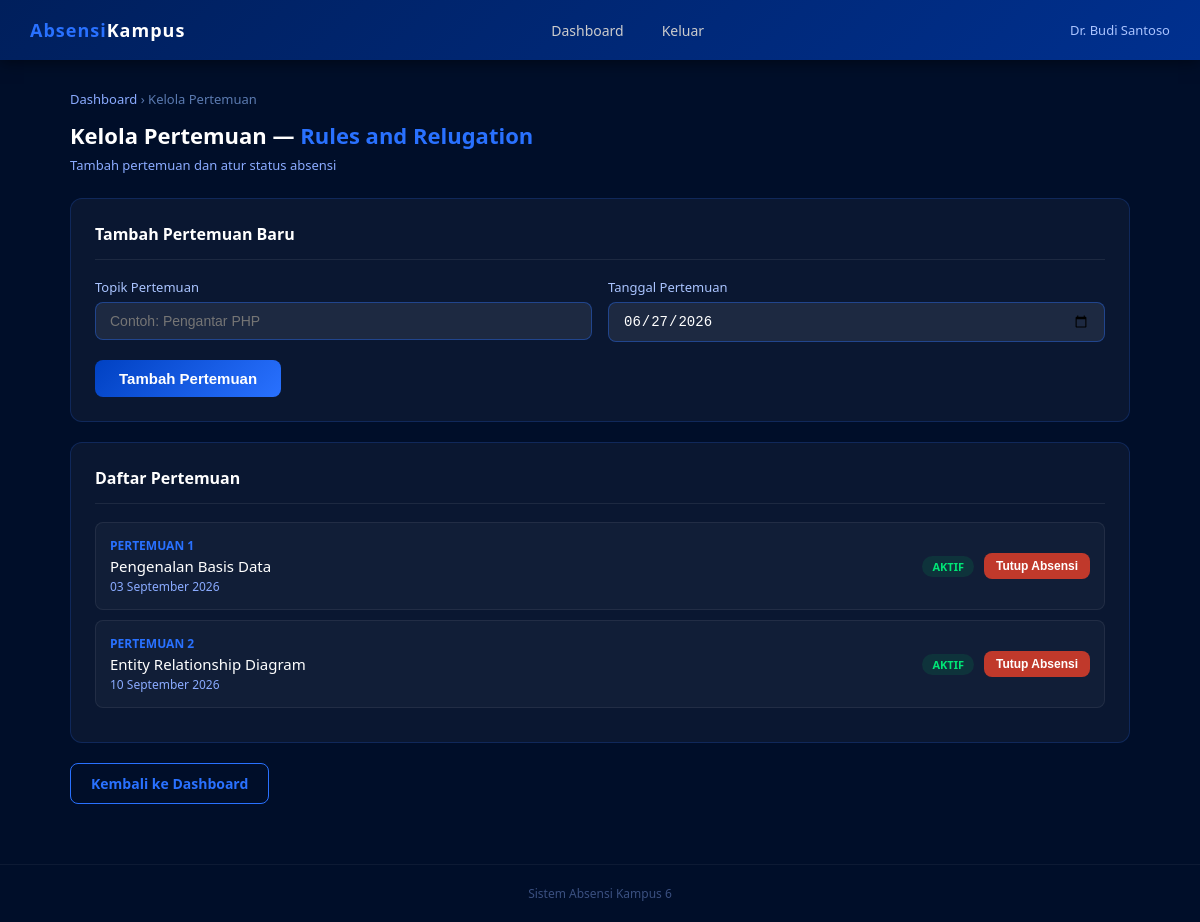
The page /tambah_pertemuan.php?mk_id=2 (signed in) on the database its author committed.
### tables this page shows
CREATE TABLE mata_kuliah (
    id INT AUTO_INCREMENT PRIMARY KEY,
    kode_mk VARCHAR(10) UNIQUE NOT NULL,
    nama_mk VARCHAR(100) NOT NULL,
    sks INT DEFAULT 2,
    dosen_id INT,
    semester VARCHAR(10),
    created_at TIMESTAMP DEFAULT CURRENT_TIMESTAMP,
    FOREIGN KEY (dosen_id) REFERENCES users(id)
);

CREATE TABLE pertemuan (
    id INT AUTO_INCREMENT PRIMARY KEY,
    mata_kuliah_id INT NOT NULL,
    pertemuan_ke INT NOT NULL,
    topik VARCHAR(200),
    tanggal DATE NOT NULL,
    status ENUM('aktif', 'selesai') DEFAULT 'aktif',
    FOREIGN KEY (mata_kuliah_id) REFERENCES mata_kuliah(id)
);

### tambah_pertemuan.php (the view, shortened to what this page needs)
<?php
require_once 'config.php';
$dosen_id = $_SESSION['user_id'];
$mk_id = intval($_GET['mk_id'] ?? 0);
$mk = mysqli_fetch_assoc(mysqli_query($conn,
    "SELECT * FROM mata_kuliah WHERE id = $mk_id AND dosen_id = $dosen_id"
));
$daftar = mysqli_query($conn, "SELECT * FROM pertemuan WHERE mata_kuliah_id = $mk_id ORDER BY pertemuan_ke");
?>
<!DOCTYPE html>
<html lang="id">
<head>
    <link rel="stylesheet" href="style.css">
</head>
<body>
<nav class="navbar">
    <div class="logo"><span>Absensi</span>Kampus</div>
    <div class="nav-links">
        <a href="dashboard_dosen.php">Dashboard</a>
        <a href="logout.php">Keluar</a>
    </div>
    <div class="user-info"><?= htmlspecialchars($_SESSION['nama']) ?></div>
</nav>
<div class="container">
    <div style="font-size:13px; color:#5a7ab0; margin-bottom:12px;">
        <a href="dashboard_dosen.php" style="color:#8aabff;">Dashboard</a> &rsaquo; Kelola Pertemuan
    </div>
    <div class="page-title">Kelola Pertemuan — <span><?= htmlspecialchars($mk['nama_mk']) ?></span></div>
    <div class="page-subtitle">Tambah pertemuan dan atur status absensi</div>
    <div class="card">
        <div class="card-header">
            <div class="card-title">Tambah Pertemuan Baru</div>
        </div>
        <form method="POST">
            <div style="display:grid; grid-template-columns: 1fr 1fr; gap:16px;">
                <div class="form-group">
                    <label>Topik Pertemuan</label>
                    <input type="text" name="topik" placeholder="Contoh: Pengantar PHP" required>
                </div>
                <div class="form-group">
                    <label>Tanggal Pertemuan</label>
                    <input type="date" name="tanggal" value="<?= date('Y-m-d') ?>" required>
                </div>
            </div>
            <button type="submit" class="btn btn-primary" style="width:auto; padding:10px 24px;">
                Tambah Pertemuan
            </button>
        </form>
    </div>
    <div class="card">
        <div class="card-header">
            <div class="card-title">Daftar Pertemuan</div>
        </div>
        <?php if (mysqli_num_rows($daftar) == 0): ?>
            <div class="alert alert-info">Belum ada pertemuan. Tambahkan pertemuan pertama di atas.</div>
        <?php else: ?>
            <?php while ($p = mysqli_fetch_assoc($daftar)): ?>
            <div class="pertemuan-item">
                <div class="pertemuan-info">
                    <div class="nomor">PERTEMUAN <?= $p['pertemuan_ke'] ?></div>
                    <div class="topik"><?= htmlspecialchars($p['topik'] ?? 'Tidak ada topik') ?></div>
                    <div class="tanggal"><?= date('d F Y', strtotime($p['tanggal'])) ?></div>
                </div>
                <div style="display:flex; align-items:center; gap:10px;">
                    <span class="badge badge-<?= $p['status'] ?>"><?= strtoupper($p['status']) ?></span>
                    <form method="POST">
                        <?php if ($p['status'] == 'aktif'): ?>
                            <button type="submit" class="btn btn-danger btn-sm">Tutup Absensi</button>
                        <?php else: ?>
                            <input type="hidden" name="status_baru" value="aktif">
                            <button type="submit" class="btn btn-success btn-sm">Buka Absensi</button>
                        <?php endif; ?>
                    </form>
                </div>
            </div>
            <?php endwhile; ?>
        <?php endif; ?>
    </div>
    <a href="dashboard_dosen.php" class="btn btn-outline">Kembali ke Dashboard</a>
</div>
<div class="footer">Sistem Absensi Kampus 6</div>
</body>
</html>

### style.css (style rules this page uses)
* { margin: 0; padding: 0; box-sizing: border-box; }
body { font-family: "Segoe UI", Arial, sans-serif; background-color: #000e29; color: #fff; min-height: 100vh; }
a { text-decoration: none; color: inherit; }
.navbar { background: linear-gradient(135deg, #001f5c, #00308f); padding: 0 30px; display: flex; justify-content: space-between; align-items: center; height: 60px; box-shadow: 0 2px 15px rgba(0, 0, 0, 0.5); position: sticky; top: 0; z-index: 100; }
.navbar .logo { font-size: 18px; font-weight: 700; color: #fff; letter-spacing: 1px; }
.navbar .logo span { color: #2971ff; }
.navbar .nav-links { display: flex; gap: 10px; align-items: center; }
.navbar .nav-links a { color: #ccc; padding: 6px 14px; border-radius: 6px; font-size: 14px; transition: all 0.2s; }
.navbar .user-info { font-size: 13px; color: #aac4ff; }
.form-group { margin-bottom: 18px; }
.form-group label { display: block; font-size: 13px; color: #aac4ff; margin-bottom: 6px; font-weight: 500; }
.form-group input, .form-group select, .form-group textarea { width: 100%; background: rgba(255, 255, 255, 0.08); border: 1px solid rgba(41, 113, 255, 0.4); border-radius: 8px; padding: 10px 14px; color: #fff; font-size: 14px; transition: border 0.2s; outline: none; }
.btn { display: inline-block; padding: 10px 20px; border-radius: 8px; border: none; cursor: pointer; font-size: 14px; font-weight: 600; transition: all 0.2s; text-align: center; }
.btn-primary { background: linear-gradient(135deg, #0041c2, #2971ff); color: #fff; width: 100%; padding: 12px; font-size: 15px; }
.btn-danger { background: #c0392b; color: #fff; }
.btn-outline { background: transparent; border: 1px solid #2971ff; color: #2971ff; }
.btn-sm { padding: 6px 12px; font-size: 12px; }
.container { max-width: 1100px; margin: 0 auto; padding: 30px 20px; }
.page-title { font-size: 22px; font-weight: 700; margin-bottom: 6px; color: #fff; }
.page-title span { color: #2971ff; }
.page-subtitle { font-size: 13px; color: #8aabff; margin-bottom: 24px; }
.card { background: rgba(255, 255, 255, 0.04); border: 1px solid rgba(41, 113, 255, 0.2); border-radius: 12px; padding: 24px; margin-bottom: 20px; }
.card-header { display: flex; justify-content: space-between; align-items: center; margin-bottom: 18px; padding-bottom: 14px; border-bottom: 1px solid rgba(255, 255, 255, 0.08); }
.card-title { font-size: 16px; font-weight: 600; color: #fff; }
.badge { display: inline-block; padding: 3px 10px; border-radius: 20px; font-size: 11px; font-weight: 600; }
.badge-aktif { background: rgba(0, 168, 84, 0.15); color: #00e676; }
.pertemuan-item { display: flex; justify-content: space-between; align-items: center; padding: 14px; background: rgba(255, 255, 255, 0.03); border: 1px solid rgba(255, 255, 255, 0.07); border-radius: 8px; margin-bottom: 10px; transition: background 0.2s; }
.pertemuan-item .pertemuan-info .nomor { font-size: 12px; color: #2971ff; font-weight: 700; }
.pertemuan-item .pertemuan-info .topik { font-size: 15px; font-weight: 500; color: #fff; margin: 2px 0; }
.pertemuan-item .pertemuan-info .tanggal { font-size: 12px; color: #8aabff; }
.footer { text-align: center; padding: 20px; font-size: 12px; color: #3a5080; margin-top: 30px; border-top: 1px solid rgba(255, 255, 255, 0.05); }

### rows shown on the page
mata_kuliah: nama_mk "Rules and Relugation"
pertemuan: pertemuan_ke "1", topik "Pengenalan Basis Data", tanggal "03 September 2026", status "AKTIF", shows "Tutup Absensi"
pertemuan: pertemuan_ke "2", topik "Entity Relationship Diagram", tanggal "10 September 2026", status "AKTIF", shows "Tutup Absensi"

### other values the page prints
$_SESSION['nama'] "Dr. Budi Santoso"
